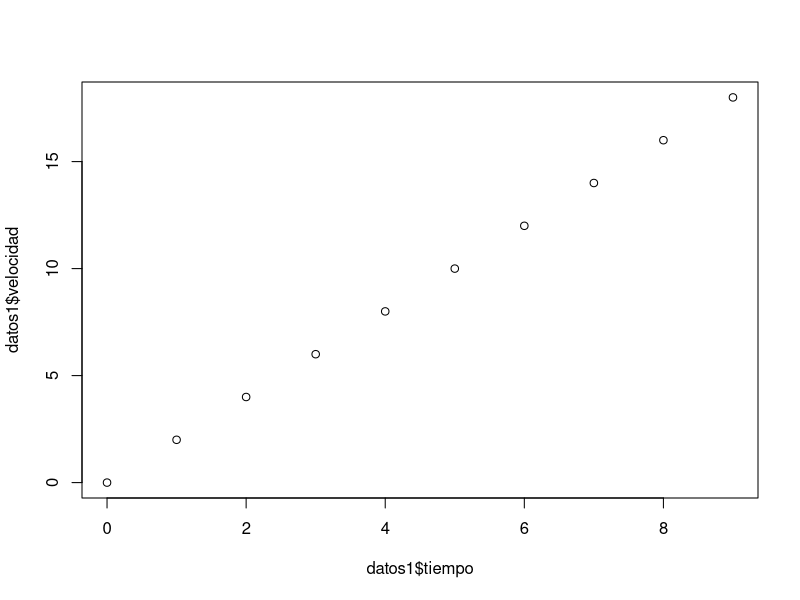
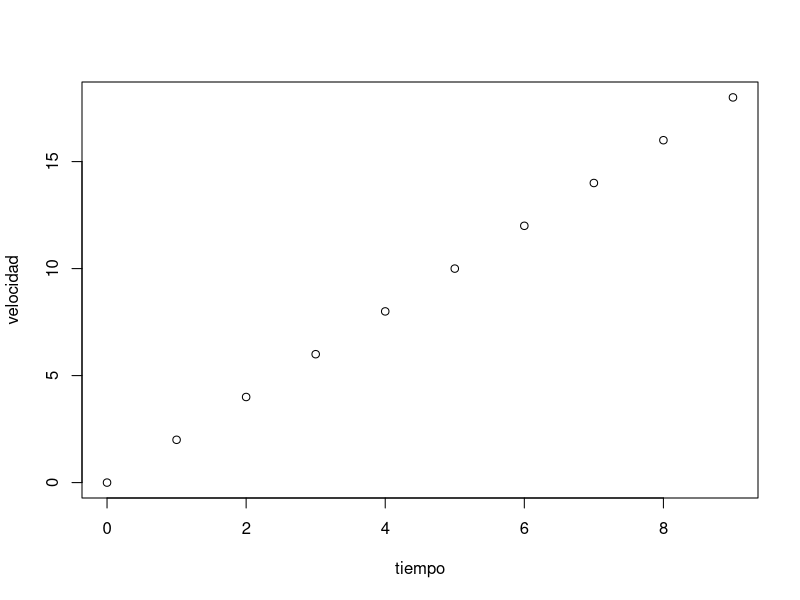
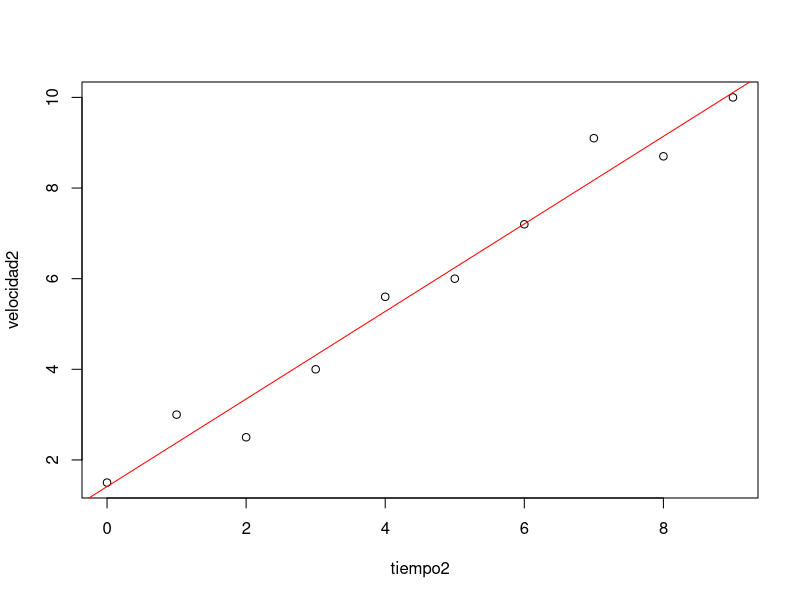
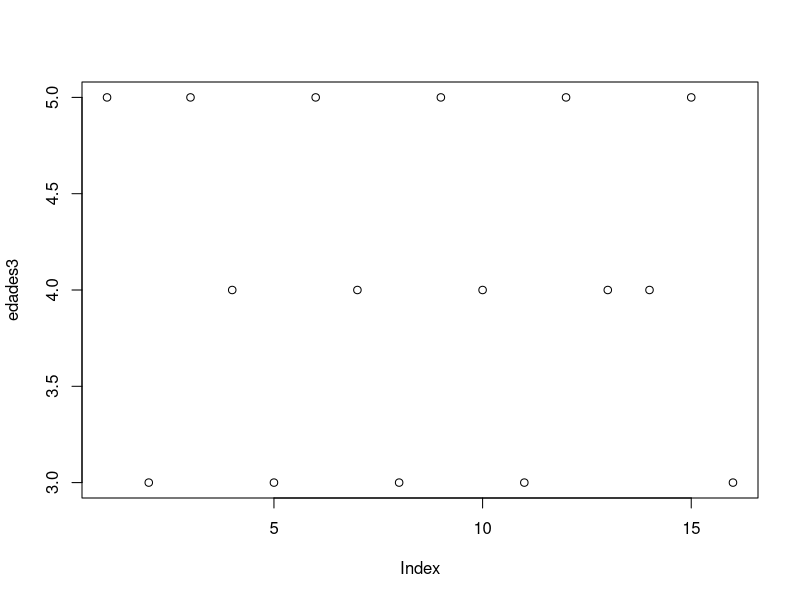

These charts were generated, in order, by the following R code:
## ---- chunk 1
knitr::opts_chunk$set(echo = TRUE)
## ---- chunk 2

# 1. los números decimales van separados por punto (.)----------------------

2.5 +3.5
#2,5+3,5  # error


## ---- chunk 3

5^2
5^2*3
5^(2*3)


## ---- chunk 4
5/2
5/2*3
5/(2*3)

## ---- chunk 5
# 4. Cociente entero %%
47%%6 


## ---- chunk 6
pi
2*pi


## ---- chunk 7

log10(100)

log(100)


## ---- chunk 8
exp(1)

## ---- chunk 9

 -------------------
#(R entiende los argumentos del ángulo en Radianes)

cos(60)

cos(60*pi/180)


## ---- chunk 10


sqrt(2) 

print(sqrt(2),15)


## ---- chunk 11
# round(x,n) redondea x  a n cifras decimales

sqrt(2)

round(sqrt(2),1)

# floor(x) redondea a un entero por defecto 
floor(sqrt(2))

# trunc() trunca a su parte entera
trunc(sqrt(2))
## ---- chunk 12

# ejemplo 1
f<- function(x){x^2}
f(5)

# ejemplo 2

# Distancia = velocidad * tiempo 
# un automovil que se mueve a una velocidad contante de 20km/h. 
#Que distancia recorrera al cabo de tres horas?

distancia <- function(t){20*t}
distancia(3)

#2.2 funciones con dos variables

# Cálculo de la hipotenusa de un triangulo rectangulo con el teorema de Pitagoras

hip <- function(co,ca){sqrt(co^2+ca^2)}
hip(4,3)


## ---- chunk 13

j<- function(co){ca <- co+2; hip(co,ca)}
j(5)

# calcular el área de un circulo ac para diferentes radios

ac <- function(r){pi*r^2}
ac(5)

# redondeando el resultado del área del circulo a un solo decimal
round(ac(5),1)

#3. Remover variables del ambiente  (rm)----------------

#rm(ac)
#ac(5)
## ---- chunk 14
# ejemplo del cambio de velocidad [m/s] de un automovil a medida que transcurre el tiempo t[seg]
tiempo <- c(0,1,2,3,4,5,6,7,8,9)
velocidad <- c(0,2,4,6,8,10,12,14,16,18)

# creamos una tabla de datos, en R se llama data.frame
datos1 <- data.frame(tiempo, velocidad)
datos1

#Para acceder a los datos de una columna usamos el signo $
  
datos1$tiempo

datos1$velocidad

# para graficar los anteriores datos, usamos la función plot(x,y)
# x e y deben tener la misma longitud
plot(datos1$tiempo, datos1$velocidad)


# otra manera

plot(datos1)


# problema

#Realizar un gráfico de inverso; es decir, de tiempo vs velocidad
## ---- chunk 15
tiempo2 <- c(0,1,2,3,4,5,6,7,8,9)
velocidad2 <- c(1.5,3,2.5,4,5.6,6,7.2,9.1,8.7,10)
# creamos la tabla de datos - data frame
datos2 <- data.frame(tiempo2,velocidad2)

datos2

plot(datos2)
# La función de regresión lineal viene dada por la función lm(y~x)
# Recta de regresión de la variable "y" en funcion de la variable "x"

# ejecutamos la función lm() asignandole el nombre rl_velocidad_tiempo
reglin_velocidad2_tiempo2 <-lm(velocidad2~tiempo2, data=datos2)
reglin_velocidad2_tiempo2
#otros datos estadisticos con la función summary()
summary(reglin_velocidad2_tiempo2)
# para graficar la recta, utilizamos la función abline
abline(reglin_velocidad2_tiempo2, col = "red")
## ---- chunk 16

#1. Vectores numéricos----------------------------------
x <- c(1,2,3,4,5)
x

###     ¿Cómo saber? ###
#### mode(nombreObjeto)
#### typeof(nombreObjeto)

typeof(x)

# 2. Vectores con carácteres----------------------------

letras <- c("a","b","casa","gato","perro","carro","tia")
letras
typeof(letras)

# 3. Vector lógico------------------------
logico <- c(FALSE,TRUE)
logico
typeof(logico)
mode(logico)


# 4. Vector de números complejos---------------------

complejos <- c(4i,3+7i,9i,12i)
complejos
mode(complejos)

# 5. Factores en vectores------------------------
genero<- (c("M","M","M","H","H")) 
typeof(genero)
genero2<- as.factor(genero)
genero2

# 5.1 otro ejemplo

clases<- c(1,2,3,3,3,3,3,2,2,3,2,3,1)
typeof(clases)
clases2<-as.factor(clases)
clases2

## ---- chunk 17
 
union <- c(x,letras, complejos,5000)
union
# cuando se une vectores de diferentes clases, 
#r los interpreta como un único vector de clase " Character"
typeof(union)

# 7. Otras formas de construir vectores------------------

# 7.1 Funcion Rep construir vectores repitiendo datos   rep(x, n)--------------

a <- rep(2,10)
a

#7.1.1 Función rep(vector, times=n)--repite n veces en bloque el vector

s<- c(1,2,3)

s1<- rep(s, times =4)
s1


#7.1.2 Función rep(vector, each=n)--repite n veces cada entrada del vector

s<- c(1,2,3)
s2<- rep(s, each =4)
s2

# 8. progresiones artiméticas------------------------------

#Con la función "seq" inicio-final y los saltos

seq(0,30, by =5)

seq(100,12,by=-5)

# de otra manera :

0:10
20:0


# 9. Dar nombres a los elementos de un vector---------------


# # # # # #  DAR NOMBRE A LOS ELEMENTOS

x<- c(1,2,3)
names(x)<- c("Alex", "Beto", "Carlos")
x


#Otro ejemplo

NOTAS<- c(4,4,4,4,1,4,5,2,5,5,3,3,4,5)
names(NOTAS)<- c("LUIS","MARIO", "MARIA","TERESA" ,"DANIEL", "FELIPE","JHON","CHRISTIAN",
                 "KARINA","RUBEN","MARCO","JOACHIM" ,"FERNANDO","ALFONSO")
NOTAS



## ---- chunk 18



#11.USO DE OPERADORES
#para este punto utilizaremos lo datos Rivers "Lengths of Major North American Rivers"
#que vienen dentro de los paquetes de ayuda en data()

data()
rivers
rios<- rivers
rios

# 10.1 Cuantos datos? length()


length(rios) #Cuantos datos?
sum(rios) # suma de todos los datos del vector
# escoger datos puntuales de un vector []

rios[1]
rios[c(1,2)]

# cual es el río mas largo ?
which.max(rios)
# cual es la longitud ?
rios[68]

# cual es el río mas corto?
which.min(rios)
# cual es la longitud ?
rios[8]

# estadisticos
# cual es el promedio de longitud de los ríos
mean(rios)
# redondear el promedio a un decimal
round(mean(rios),1)

# cual es la mediana y var?
median(rios)
var(x)

# ordenar los elementos de rios en forma ascendente y guardarlo en la variable a

a<- sort(rios)

# ordenar de manera descendente

rev(a)

# #match(x,y)= devuelve un vector de la misma longitud que x que estan en y (NA si no)

edades1 <- c(12,15,6,9,8,4,16,36,19,25,34,37,42)
edades2 <- c(12,15,68,75,43,98,72,69,83,44,42,21,46)
match(edades1,edades2)

#valores identicos 

which(edades1==edades2)

# valores únicos
edades3 <- c(5,3,5,4,3,5,4,3,5,4,3,5,4,4,5,3)
unique(edades3)


plot(edades3)

